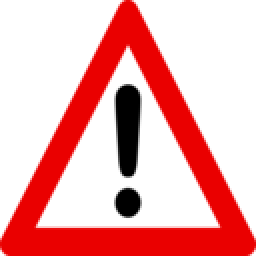
#> input picture traffic.png, 128 x 128 px (shown 2 times larger)
$ python GSGA.py
#> lines starting #> are read from the running program, lines starting #| are printed output that depends on the picture
# Let:
#  FT – forward Fourier transform
#  IFT – inverse Fourier transform
#  i – the imaginary unit, √−1 (square root of −1)
#  exp – exponential function (exp(x) = ex)
#  Target and Source be the Target and Source Amplitude planes respectively
#  A, B, C & D be complex planes with the same dimension as Target and Source
#  Amplitude – Amplitude-extracting function:
#    e.g. for complex z = x + iy, amplitude(z) = sqrt(x·x + y·y)
#        for real x, amplitude(x) = |x|
#  Phase – Phase extracting function:
#    e.g. Phase(z) = arctan(y / x)
# end Let
#
# algorithm Gerchberg–Saxton(Source, Target, Retrieved_Phase) is
#     A := IFT(Target)
#     while error criterion is not satisfied
#         B := Amplitude(Source) × exp(i × Phase(A))
#         C := FT(B)
#         D := Amplitude(Target) × exp(i × Phase(C))
#         A := IFT(D)
#     end while
#     Retrieved_Phase = Phase(A)


from scipy.fft import fft, ifft
import cmath
import matplotlib.pyplot as plt
import PIL.Image as img
from numpy import asarray
import numpy as np


def padwidth(N, array): #0-padding function
    padwidth = ((int((N - array.shape[0]) / 2), int((N - array.shape[0]) / 2)),
                                    (int((N - array.shape[1]) / 2), int((N - array.shape[1]) / 2)),)
    # print("padwidth")
    # print(padwidth)
    return padwidth

def ASM_fw(f, cell_spacing, target_plane_dist, res_fac, k):
    ## Forward angular spectrum method

    # defs:
    # f is complex pressure amplitude (A) and phase (phi) in the form A*exp(i*phi)
    # cell_spacing is spacing between pixels in this complex pressure field in meters
    # target_plane_dist is the distance to the second field we want to propagate to (m)
    # keep res_fac at 1 (resolution)
    # k is wavenumber (2pi/lambda)

    f = np.kron(f, np.ones((res_fac, res_fac)))
    # Nfft = target_plane_shape[0] # new side length of array
    Nfft = len(f)
    kx = 2*np.pi*(np.arange(-Nfft/2,(Nfft)/2)/((cell_spacing/res_fac)*Nfft)) # kx vector
    kx = np.reshape(kx, (1,len(kx))) # shape correctly
    ky = kx #spacial frequencies
    f_pad = np.pad(f, padwidth(Nfft, np.zeros(f.shape)), # pad to make F the correct size
                          'constant', constant_values = 0)
    F = np.fft.fft2(f_pad) # 2D FT
    F = np.fft.fftshift(F) # Shift to the centre
    ## Propagate forwards; change signs to back-propagate
    H = np.exp(1j*np.lib.scimath.sqrt(k**2 - kx**2 - (ky**2).T)*target_plane_dist) # propagator function
    Gf = F*H # propagating the signal forward in Fourier space
    gf = np.fft.ifft2(np.fft.ifftshift(Gf)) # IFT & shift to return to real space
    return gf

def ASM_bw(f, cell_spacing, target_plane_dist, res_fac, k):
    ## Backward angular spectrum method

    f = np.kron(f, np.ones((res_fac, res_fac)))
    # Nfft = target_plane_shape[0] # new side length of array
    Nfft = len(f)
    kx = 2*np.pi*(np.arange(-Nfft/2,(Nfft)/2)/((cell_spacing/res_fac)*Nfft)) # kx vector
    kx = np.reshape(kx, (1,len(kx))) # shape correctly
    ky = kx #spacial frequencies
    f_pad = np.pad(f, padwidth(Nfft, np.zeros(f.shape)), # pad to make F the correct size
                          'constant', constant_values = 0)
    F = np.fft.fft2(f_pad) # 2D FT
    F = np.fft.fftshift(F) # Shift to the centre
    ## Propagate backwards; change signs to fwd-propagate
    H = np.exp(1j*np.lib.scimath.sqrt(k**2 + kx**2 + (ky**2).T)*target_plane_dist) # propagator function
    Gf = F*H # propagating the signal forward in Fourier space
    gf = np.fft.ifft2(np.fft.ifftshift(Gf)) # IFT & shift to return to real space
    return gf


iterations = 50 #this is a temporary value for the error criterion
cell_space = 1 #temp
targ_dist = 0.5 #temp
res_fac = 1 #temp

k = 2* np.pi/340 #wave number where all the waves are the same wavelength lambda = 340m 20Hz infrasound

def amplitude(plane): #using example amplitude-extracting function
    #this function takes and returns an array
    for R in range(len(plane)):
        for Ran in range(len(plane[R])):
                plane[R][Ran] = cmath.sqrt(plane[R][Ran].real**2 + plane[R][Ran].imag**2)
    return plane

def phase(plane): #using example phase-extracting function
     #this function takes and returns an array
    for R in range(len(plane)):
        for Ran in range(len(plane[R])):
            # plane[R][Ran][ran] = cmath.atan(plane[R][Ran][ran].imag / plane[R][Ran][ran].real)
            plane[R][Ran] = np.angle(plane[R][Ran])
    return plane

def produceBD(ampsrc, phasa):
    B = np.copy(ampsrc)
    for R in range(len(ampsrc)):
        for Ran in range(len(ampsrc[R])):
            B[R][Ran] = ampsrc[R][Ran] * cmath.exp((1j)) * phasa[R][Ran]
    return B

def ger_sax(Source, Target, Retrieved_Phase):
    # A= ifft(Target)
    A = ASM_bw(Target, cell_space, targ_dist,res_fac,k) #replace with angular spectrum method

    for R in range(0,iterations): #Temporary error criterion
        # may have to implement this differently as it's for arrays

        # B = amplitude(Source) * cmath.exp(i * phase(A))
        B = produceBD(amplitude(Source),phase(A))
        # C = fft(B)
        C = ASM_fw(B, cell_space, targ_dist, res_fac, k)
        # D = amplitude(Target) * cmath.exp(i * phase(C))
        D = produceBD(amplitude(Target),phase(C))
        A = ASM_bw(D, cell_space, targ_dist,res_fac,k)
        Retrieved_Phase = phase(A)

        # print("new iteration!\n")
        # print(Retrieved_Phase)
        plt.imshow(abs(Retrieved_Phase))
        # plt.title(f'Retrieved Phase = {Retrieved_Phase} {R} interations')
        plt.title(f'Retrieved_Phase after {R} interations')
        plt.show()

        E = ASM_fw(A, cell_space, targ_dist,res_fac, k)

        plt.imshow(abs(amplitude(E)))
        plt.title(f'Amplitude after {R} interations')
        plt.show()

    return (Retrieved_Phase, amplitude(E))

def gen_random_mask(size): #size is a 2d array
    randarr = np.random.rand(size[0],size[1])
    #print(randarr)
    return randarr


def main():
    image = plt.imread('traffic.png')
#> image is the input picture: shape (128, 128, 4) float32; mean R, G, B, A 0.52, 0.22, 0.22, 0.55
    # [4 lines of commented-out code are left out]
    plt.imshow(image)
    plt.title('Target image')
    plt.show() #this is the target
    # data = asarray(image)
    # print(image)
    image = image[:,:,:1]/256 #image between 0 and 1
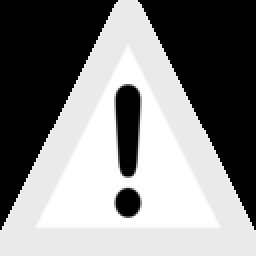
#> image: shape (128, 128, 1) float32 (shown 2 times larger); min 0, max 0.00391, mean 0.00203; drawn with min black and max white
    ran_val = np.random.rand()
    image_complex = abs(image) * np.exp((1j)*ran_val*np.pi)
    image = image_complex.reshape((128,128))
    # print(image)
    # print(image.dtype)
    # print(data.dtype)
    #we need an initial retrieved phase and source
    source = gen_random_mask(image.shape)*np.exp((1j)* np.pi)
    #print(source)
    ret_phase = np.full(image.shape,(1j)*0*np.pi,np.complex_)
    # [5 lines of commented-out code are left out]
    plt.imshow(abs(image))
    plt.title('image ')
    plt.show()
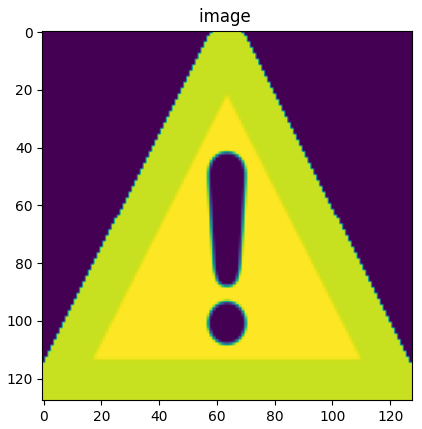
#> figure drawn by matplotlib, 1 panel

    plt.imshow(abs(source))
    plt.title('source Intensity')
    plt.show()
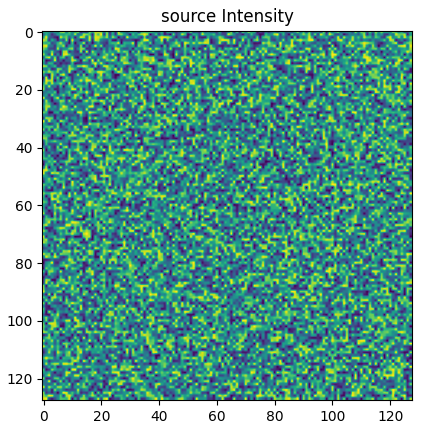
#> figure drawn by matplotlib, 1 panel

    # blank = img.fromarray(ret_phase)
    plt.imshow(abs(ret_phase))
    plt.title('ret_phase')
    plt.show()
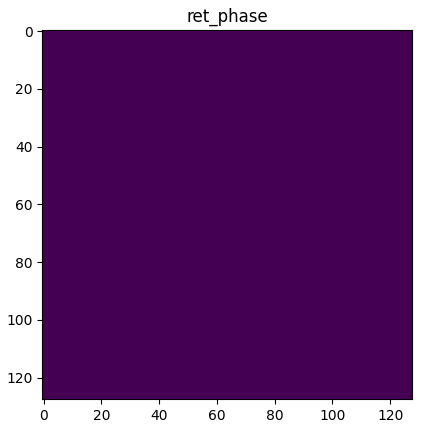
#> figure drawn by matplotlib, 1 panel

    #run GS!!
    result = ger_sax(source,image,ret_phase)
#> in ASM_bw, `Nfft = len(f)`: Nfft = 128
#> in ASM_bw, `kx = 2*np.pi*(np.arange(-Nfft/2,(Nfft)/2)/((cell_spacing/res_fac)*Nfft))`: kx = 128 values from -3.14 to 3.09
#> in padwidth, `padwidth = ((int((N - array.shape[0]) / 2), int((N - array.shape[0]) /..`: padwidth = ((0, 0), (0, 0))
#> the loop in ger_sax, `for R in range(0,iterations): #Temporary error criterion # may have to..` made 50 passes
#> pass 1, in ger_sax, `plt.show()`:
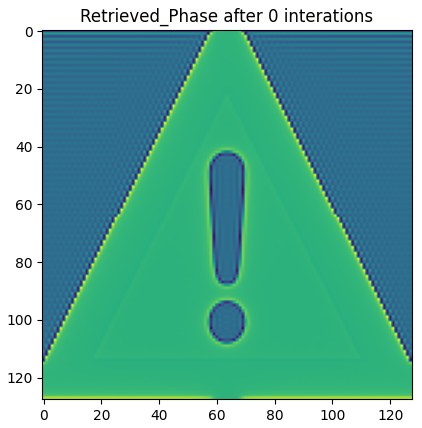
#> figure drawn by matplotlib, 1 panel
#> pass 1, in ger_sax, `plt.show()`:
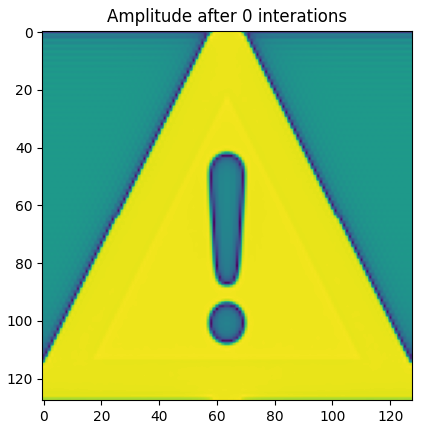
#> figure drawn by matplotlib, 1 panel

    # [5 lines of commented-out code are left out]

main()
